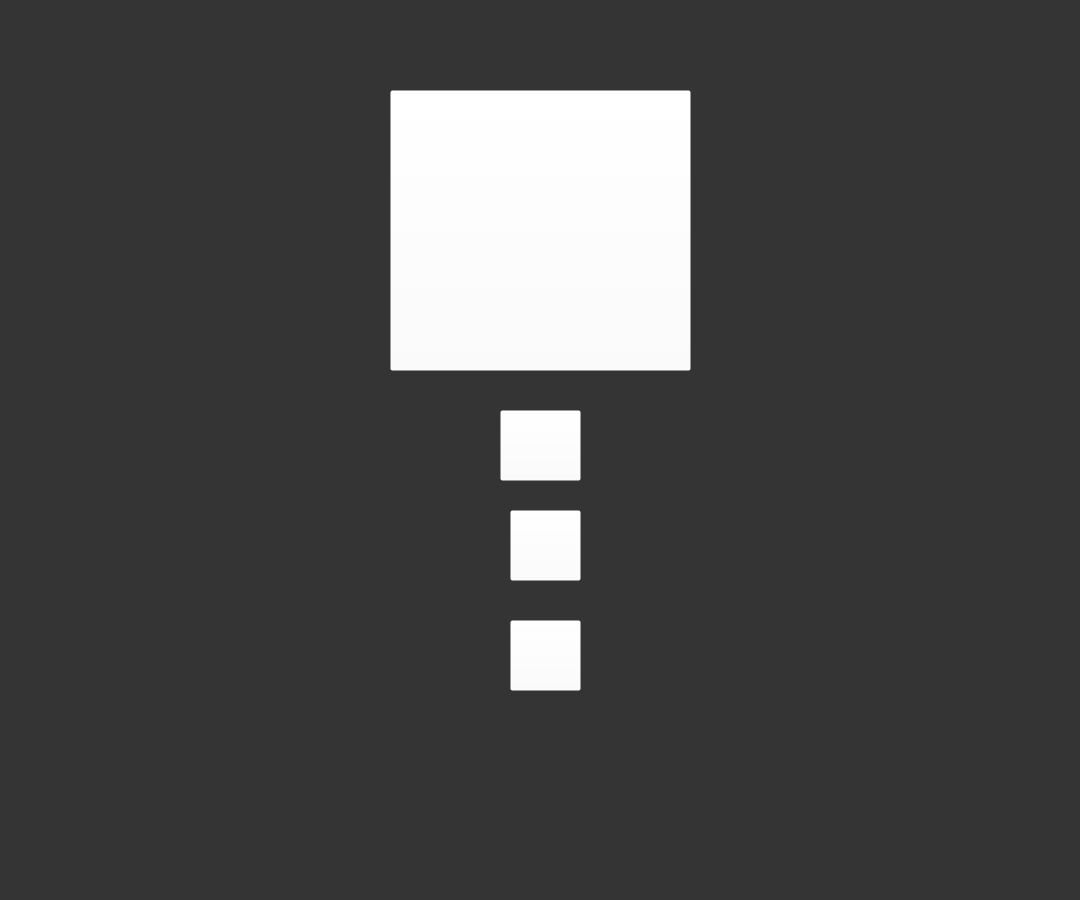
<?xml version="1.0" encoding="UTF-8"?>
<ui version="4.0">
 <class>MapWidget</class>
 <widget class="QWidget" name="MapWidget">
  <property name="geometry">
   <rect>
    <x>0</x>
    <y>0</y>
    <width>1080</width>
    <height>900</height>
   </rect>
  </property>
  <property name="windowTitle">
   <string>Form</string>
  </property>
  <property name="styleSheet">
   <string notr="true"/>
  </property>
  <widget class="QLabel" name="mapPicture">
   <property name="geometry">
    <rect>
     <x>0</x>
     <y>0</y>
     <width>1080</width>
     <height>900</height>
    </rect>
   </property>
   <property name="styleSheet">
    <string notr="true">image: url(:/game/resource/ui/map.png);
background-color: rgba(0, 0, 0, 200);</string>
   </property>
   <property name="text">
    <string/>
   </property>
  </widget>
  <widget class="QPushButton" name="campfireButton">
   <property name="enabled">
    <bool>false</bool>
   </property>
   <property name="geometry">
    <rect>
     <x>510</x>
     <y>620</y>
     <width>71</width>
     <height>71</height>
    </rect>
   </property>
   <property name="autoFillBackground">
    <bool>false</bool>
   </property>
   <property name="styleSheet">
    <string notr="true">background-color: rgba(255, 255, 255, 0);
border-image: url(:/game/resource/ui/rest.png);</string>
   </property>
   <property name="text">
    <string/>
   </property>
  </widget>
  <widget class="QPushButton" name="shopButton">
   <property name="enabled">
    <bool>false</bool>
   </property>
   <property name="geometry">
    <rect>
     <x>510</x>
     <y>510</y>
     <width>71</width>
     <height>71</height>
    </rect>
   </property>
   <property name="styleSheet">
    <string notr="true">background-color: rgba(255, 255, 255, 0);
border-image: url(:/game/resource/ui/shop.png);</string>
   </property>
   <property name="text">
    <string/>
   </property>
  </widget>
  <widget class="QPushButton" name="eliteButton">
   <property name="enabled">
    <bool>false</bool>
   </property>
   <property name="geometry">
    <rect>
     <x>500</x>
     <y>410</y>
     <width>81</width>
     <height>71</height>
    </rect>
   </property>
   <property name="styleSheet">
    <string notr="true">background-color: rgba(255, 255, 255, 0);
border-image: url(:/game/resource/ui/elite.png);</string>
   </property>
   <property name="text">
    <string/>
   </property>
  </widget>
  <widget class="QPushButton" name="bossButton">
   <property name="enabled">
    <bool>false</bool>
   </property>
   <property name="geometry">
    <rect>
     <x>390</x>
     <y>90</y>
     <width>301</width>
     <height>281</height>
    </rect>
   </property>
   <property name="styleSheet">
    <string notr="true">background-color: rgba(255, 255, 255, 0);
border-image: url(:/game/resource/ui/heart.png);</string>
   </property>
   <property name="text">
    <string/>
   </property>
  </widget>
 </widget>
 <resources/>
 <connections/>
</ui>
